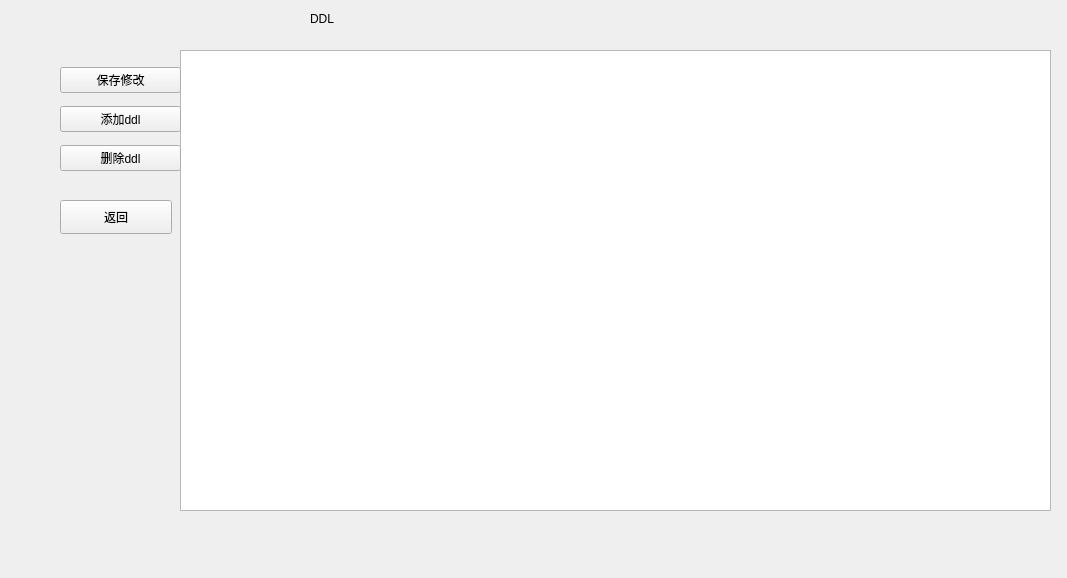
<?xml version="1.0" encoding="UTF-8"?>
<ui version="4.0">
 <class>DDL</class>
 <widget class="QWidget" name="DDL">
  <property name="geometry">
   <rect>
    <x>0</x>
    <y>0</y>
    <width>1067</width>
    <height>578</height>
   </rect>
  </property>
  <property name="windowTitle">
   <string>Form</string>
  </property>
  <widget class="QLabel" name="titleLabel">
   <property name="geometry">
    <rect>
     <x>310</x>
     <y>10</y>
     <width>201</width>
     <height>18</height>
    </rect>
   </property>
   <property name="text">
    <string>DDL</string>
   </property>
  </widget>
  <widget class="QPushButton" name="returnButton">
   <property name="geometry">
    <rect>
     <x>60</x>
     <y>200</y>
     <width>112</width>
     <height>34</height>
    </rect>
   </property>
   <property name="text">
    <string>返回</string>
   </property>
  </widget>
  <widget class="QTableWidget" name="ddlTable">
   <property name="geometry">
    <rect>
     <x>180</x>
     <y>50</y>
     <width>871</width>
     <height>461</height>
    </rect>
   </property>
  </widget>
  <widget class="QWidget" name="widget" native="true">
   <property name="geometry">
    <rect>
     <x>60</x>
     <y>60</y>
     <width>121</width>
     <height>121</height>
    </rect>
   </property>
   <layout class="QVBoxLayout" name="verticalLayout">
    <item>
     <widget class="QPushButton" name="saveDdlButton">
      <property name="text">
       <string>保存修改</string>
      </property>
     </widget>
    </item>
    <item>
     <widget class="QPushButton" name="addDdlButton">
      <property name="text">
       <string>添加ddl</string>
      </property>
     </widget>
    </item>
    <item>
     <widget class="QPushButton" name="delDdlButton">
      <property name="text">
       <string>删除ddl</string>
      </property>
     </widget>
    </item>
   </layout>
  </widget>
 </widget>
 <resources/>
 <connections/>
</ui>
